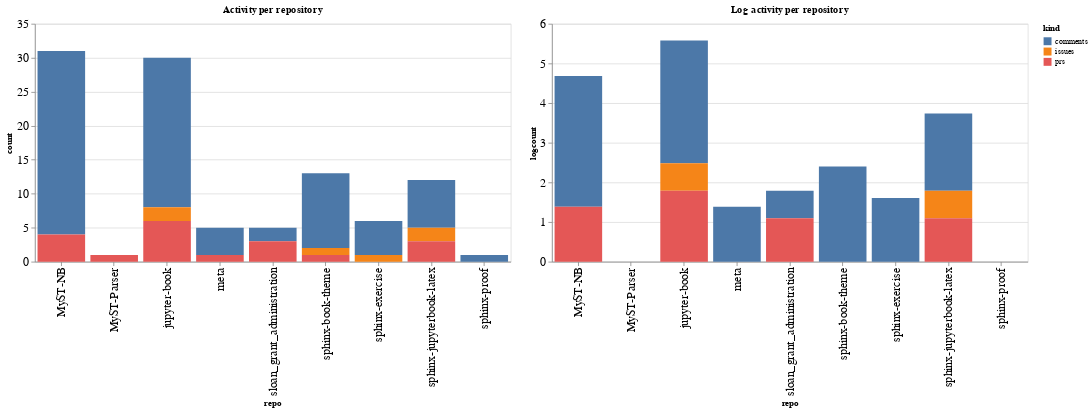

This figure's notebook cell:
### Code cell
ch1 = alt.Chart(repo_summaries, width=600, title="Activity per repository").mark_bar().encode(
    x='repo',
    y='count',
    color='kind',
    tooltip="kind"
)

ch2 = alt.Chart(repo_summaries, width=600, title="Log activity per repository").mark_bar().encode(
    x='repo',
    y='logcount',
    color='kind',
    tooltip="kind"
)

ch1 | ch2

### Figure 1 — Vega-Lite specification as saved in the notebook (floating-point values rounded to 4 significant figures)
{"config": {"axisLeft": {"labelFontSize": 15}, "axisBottom": {"labelFontSize": 15}}, "hconcat": [{"mark": "bar", "encoding": {"color": {"type": "nominal", "field": "kind"}, "tooltip": {"type": "nominal", "field": "kind"}, "x": {"type": "nominal", "field": "repo"}, "y": {"type": "quantitative", "field": "count"}}, "title": "Activity per repository", "width": 600}, {"mark": "bar", "encoding": {"color": {"type": "nominal", "field": "kind"}, "tooltip": {"type": "nominal", "field": "kind"}, "x": {"type": "nominal", "field": "repo"}, "y": {"type": "quantitative", "field": "logcount"}}, "title": "Log activity per repository", "width": 600}], "data": {"name": "data-29b8e55f82fecf934f67ca7be0cba633"}, "$schema": "https://vega.github.io/schema/vega-lite/v4.8.1.json", "datasets": {"data-29b8e55f82fecf934f67ca7be0cba633": [{"repo": "MyST-NB", "kind": "comments", "count": 27, "logcount": 3.296}, {"repo": "MyST-NB", "kind": "prs", "count": 4, "logcount": 1.386}, {"repo": "MyST-Parser", "kind": "prs", "count": 1, "logcount": 0.0}, {"repo": "jupyter-book", "kind": "comments", "count": 22, "logcount": 3.091}, {"repo": "jupyter-book", "kind": "issues", "count": 2, "logcount": 0.6931}, {"repo": "jupyter-book", "kind": "prs", "count": 6, "logcount": 1.792}, {"repo": "meta", "kind": "comments", "count": 4, "logcount": 1.386}, {"repo": "meta", "kind": "prs", "count": 1, "logcount": 0.0}, {"repo": "sloan_grant_administration", "kind": "comments", "count": 2, "logcount": 0.6931}, {"repo": "sloan_grant_administration", "kind": "prs", "count": 3, "logcount": 1.099}, {"repo": "sphinx-book-theme", "kind": "comments", "count": 11, "logcount": 2.398}, {"repo": "sphinx-book-theme", "kind": "issues", "count": 1, "logcount": 0.0}, {"repo": "sphinx-book-theme", "kind": "prs", "count": 1, "logcount": 0.0}, {"repo": "sphinx-exercise", "kind": "comments", "count": 5, "logcount": 1.609}, {"repo": "sphinx-exercise", "kind": "issues", "count": 1, "logcount": 0.0}, {"repo": "sphinx-jupyterbook-latex", "kind": "comments", "count": 7, "logcount": 1.946}, {"repo": "sphinx-jupyterbook-latex", "kind": "issues", "count": 2, "logcount": 0.6931}, {"repo": "sphinx-jupyterbook-latex", "kind": "prs", "count": 3, "logcount": 1.099}, {"repo": "sphinx-proof", "kind": "comments", "count": 1, "logcount": 0.0}]}}
